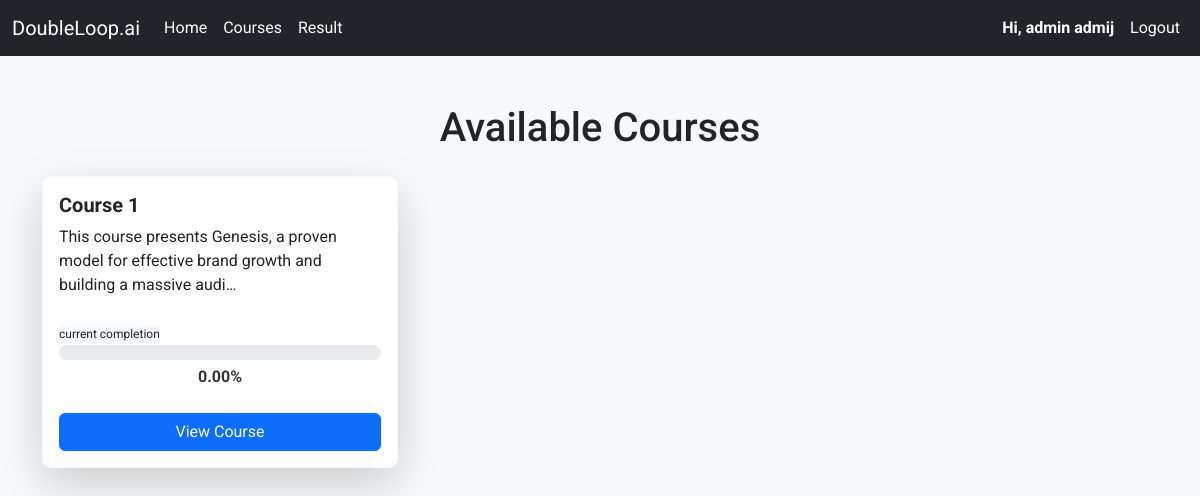
Page /home (signed in) on the committed database.
### users/models/user.py (models this page shows, shortened)
class User(AbstractUser, BaseModel):
    username = None
    email = models.EmailField(
        verbose_name='Email Address',
        max_length=255,
        db_index=True,
        unique=True,
    )
    first_name = models.CharField(max_length=150)
    last_name = models.CharField(max_length=150)
    is_admin = models.BooleanField(default=False)
    objects = UserManager()
    EMAIL_FIELD = 'email'
    USERNAME_FIELD = 'email'
    REQUIRED_FIELDS = ['first_name', 'last_name']

### course/models/course.py (models this page shows, shortened)
class Course(BaseModel):
    title = models.CharField(max_length=255)
    description = models.CharField(max_length=1500, null=True, blank=True)
    created_by = models.ForeignKey(User, related_name='courses', on_delete=models.CASCADE)
    is_published = models.BooleanField(default=True)
    is_archived = models.BooleanField(default=False)

### course/views.py (the view, shortened to what this page needs)
# urls.py: path('home', home_view, name='home'),
def home_view(request, course_id=None):
    token = request.GET.get('token')
    if token:
        request.session['invitation_token'] = token
    if not request.user.is_authenticated:
        return redirect('/')
    token = request.session.pop('invitation_token', None)
    invitations = UserInvitation.objects.filter(email=request.user.email, status=UserInvitation.PENDING)
    course_progress = get_course_progress(request.user)
    progress = None
    quiz_score = None
    if course_id:
        course_data = next((cp for cp in course_progress if cp['course'].id == course_id), None)
        if course_data:
            progress = course_data['progress']
    return render(request, 'home.html', {
        'course_progress': course_progress,
        'progress': progress,
        'quiz_scores': quiz_score
    })

### course/views.py (called while the page is built)
def get_course_progress(user):
    courses = Course.objects.filter(is_published=True, is_archived=False, enrollment__user=user)
    if user.is_admin:
        courses = Course.objects.filter(is_published=True, is_archived=False, created_by=user)
    course_progress = []
    for course in courses:
        total_quizzes = Quiz.objects.filter(lesson__module__course=course).count()
        completed_quizzes = QuizScore.objects.filter(
            user=user,
            quiz__lesson__module__course=course
        ).count()
        if total_quizzes > 0:
            progress_percentage = (completed_quizzes / total_quizzes) * 100
        else:
            progress_percentage = 0
        course_progress.append({
            'course': course,
            'progress': progress_percentage,
        })
    return course_progress

### templates/home.html (shortened to what this page needs)
<!DOCTYPE html>
<html lang="en">
<head>
    <link href="https://cdn.jsdelivr.net/npm/bootstrap@5.3.0/dist/css/bootstrap.min.css" rel="stylesheet">
    <link href="https://cdn.jsdelivr.net/npm/bootstrap-icons/font/bootstrap-icons.css" rel="stylesheet">
</head>
<body>
{% include 'navbar.html' %}
{% block content %}
<div class="container mt-5">
    <h1 class="text-center mb-4">Available Courses</h1>
    {% if course_progress %}
    <div class="row g-4">
        {% for course_data in course_progress %}
        <div class="col-md-4">
            <div class="card d-flex flex-column h-100 shadow-lg rounded-3 border-light">
                <div class="card-body d-flex flex-column flex-grow-1">
                    <h5 class="card-title">{{ course_data.course.title }}</h5>
                    <p class="card-text mb-4">{{ course_data.course.description|truncatechars:100 }}</p>
                    <div class="progress-container mb-4">
                        <span class="completion-tag"
                              style="display: inline-block;background-color: #f8f9fa;font-size: 0.75rem;border-radius: 4px">current completion</span>
                        <div class="progress" style="height: 15px; background-color: #e9ecef;">
                        </div>
                        <div class="progress-text" style="margin-top: 5px; font-weight: bold; color: #333;">
                            {{ course_data.progress|floatformat:2 }}%
                        </div>
                    </div>
                    {% if course_data.progress < 100.0 %}
                    <div class="mt-auto">
                        <a href="{% url 'next_lesson' course_data.course.id %}" class="btn btn-primary">View Course</a>
                    </div>
                    {% else %}
                    <div class="mt-auto">
                        <a id="retake-quiz" data-course-id="{{ course_data.course.id }}"
                           href="{% url 'retake_quiz' course_data.course.id %}" class="btn btn-primary">Retake Quiz</a>
                    </div>
                    {% endif %}
                </div>
            </div>
        </div>
        {% endfor %}
    </div>
    {% else %}
    <p class="text-center">Sorry, no courses are available at this moment.</p>
    {% endif %}
</div>
{% endblock %}
</body>
</html>

### templates/navbar.html (shortened to what this page needs)
<nav class="navbar navbar-expand-lg navbar-dark bg-dark">
    <div class="container-fluid">
        <a class="navbar-brand" href="{% url 'home' %}">DoubleLoop.ai</a>
        <div class="collapse navbar-collapse" id="navbarNav">
            <ul class="navbar-nav me-auto">
                <li class="nav-item">
                    <a class="nav-link" href="{% url 'home' %}">
                         Home
                    </a>
                </li>
                {% if user.is_authenticated and user.is_admin %}
                <li class="nav-item">
                    <a class="nav-link" href="{% url 'course_actions' %}">
                         Courses
                    </a>
                </li>
                <li class="nav-item">
                    <a class="nav-link" href="{% url 'result' %}">
                         Result
                    </a>
                </li>
                {% endif %}
            </ul>
            <ul class="navbar-nav ms-auto">
                {% if user.is_authenticated %}
                <li class="nav-item">
                    <a class="nav-link">
                        <b> Hi, {{ user.first_name }} {{ user.last_name }}</b>
                    </a>
                </li>
                <li class="nav-item">
                    <a class="nav-link" href="{% url 'logout' %}">Logout</a>
                </li>
                {% endif %}
            </ul>
        </div>
    </div>
</nav>

### templates/home.html (style rules this page uses)
body { font-family: 'Roboto', sans-serif; background-color: #f8f9fa; }
.card { display: flex; flex-direction: column; height: 100%; }
.card-body { flex-grow: 1; }
.card-title { font-size: 1.25rem; font-weight: bold; }
.card-text { font-size: 1rem; }
.btn-primary { width: 100%; }
.shadow-lg { box-shadow: 0 4px 6px rgba(0, 0, 0, 0.1); }
.rounded-3 { border-radius: 0.5rem; }
.border-light { border-color: #f8f9fa; }
.progress-container { position: relative; }
.progress { height: 15px; border-radius: 10px; overflow: hidden; }
.progress-text { text-align: center; margin-top: 5px; font-weight: bold; color: #333; }

### templates/navbar.html (style rules this page uses)
.navbar-dark .navbar-nav .nav-link { color: #ffffff; }

### rows in the picture
User: first_name "admin", last_name "admij"
Course: course "Course 1", course.description "This course presents Genesis, a proven model for effective brand growth and building a massive audi…", progress "0.00"
